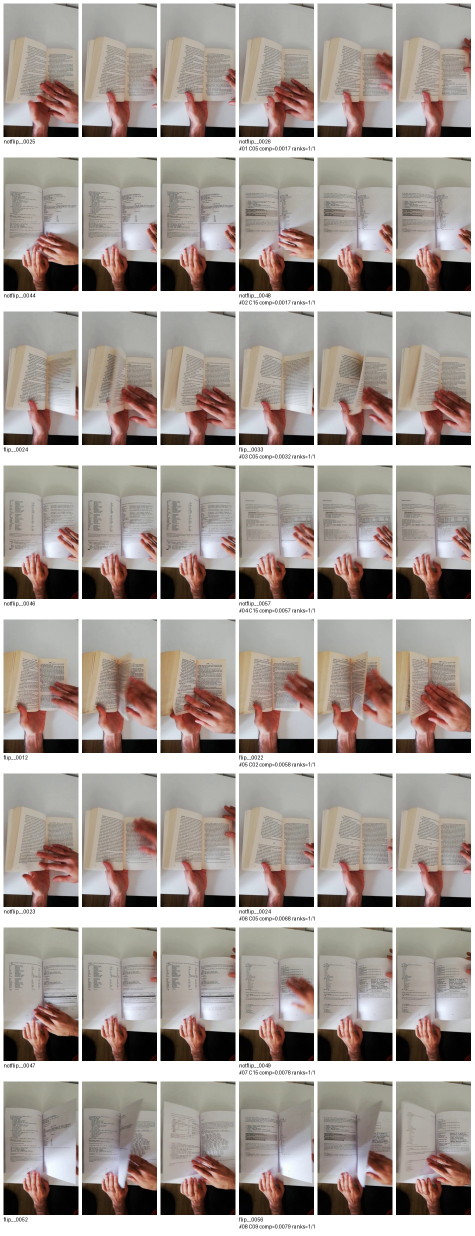
#> input picture raw_session_candidate_review/all_candidates_page_01.jpg, 949 x 2471 px (shown at 1/2 size)
$ python -i original_visual_variability.py   (imports and definitions only)   (older library calls are emulated)
#> lines starting #> are read from the running program, lines starting #| are printed output that depends on the picture
#!/usr/bin/env python3
from __future__ import annotations
import argparse,csv,json
from pathlib import Path
import cv2
import numpy as np

SIZE=(256,455)

def feats(p:Path):
    im=cv2.imread(str(p),cv2.IMREAD_COLOR)
#> im is the input picture: shape (2471, 949, 3); mean B, G, R 151.8, 157.6, 167
    if im is None: raise RuntimeError(f"Unreadable: {p}")
    im=cv2.resize(im,SIZE,interpolation=cv2.INTER_AREA)
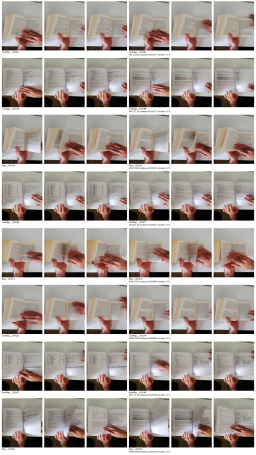
#> im: shape (455, 256, 3); mean B, G, R 151.8, 157.6, 167
    gray=cv2.cvtColor(im,cv2.COLOR_BGR2GRAY)
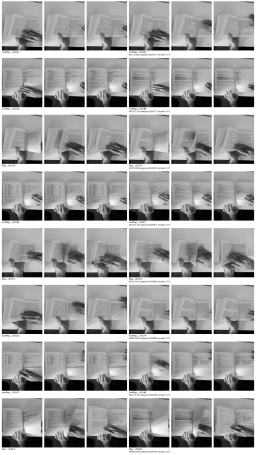
#> gray: shape (455, 256); min 0, max 255, mean 159.7
    hsv=cv2.cvtColor(im,cv2.COLOR_BGR2HSV)
#> hsv: shape (455, 256, 3); mean H, S, V 29.7, 33.6, 167.9
    return {
        "brightness_mean":float(gray.mean()),
        "contrast_std":float(gray.std()),
        "sharpness_laplacian_var":float(cv2.Laplacian(gray,cv2.CV_64F).var()),
        "saturation_mean":float(hsv[:,:,1].mean()),
        "edge_density":float((cv2.Canny(gray,80,160)>0).mean()),
#> (the run stopped early here; a loop or call above may not have finished)

$ run again, on raw_session_candidate_review/all_candidates_page_03.jpg
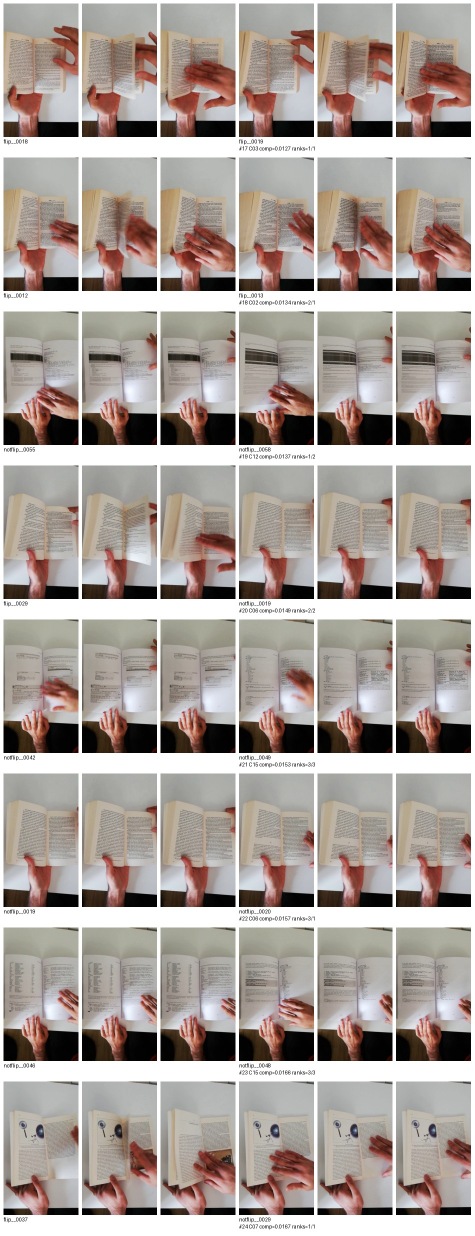
#> input picture raw_session_candidate_review/all_candidates_page_03.jpg, 949 x 2471 px (shown at 1/2 size)
#> in feats, im is the input picture: shape (2471, 949, 3); mean B, G, R 153.1, 158.9, 169
#> in feats, `im=cv2.resize(im,SIZE,interpolation=cv2.INTER_AREA)`:
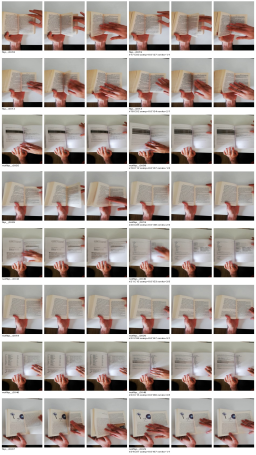
#> im: shape (455, 256, 3); mean B, G, R 153.1, 158.9, 169
#> in feats, `gray=cv2.cvtColor(im,cv2.COLOR_BGR2GRAY)`:
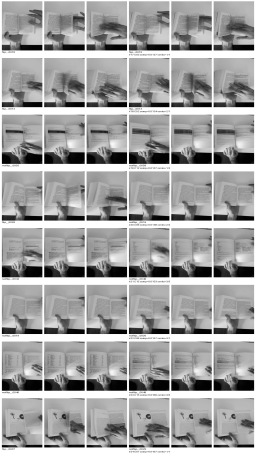
#> gray: shape (455, 256); min 0, max 255, mean 161.3
#> hsv: shape (455, 256, 3); mean H, S, V 30.8, 34.2, 169.9

$ run again, on raw_session_candidate_review/all_candidates_page_04.jpg
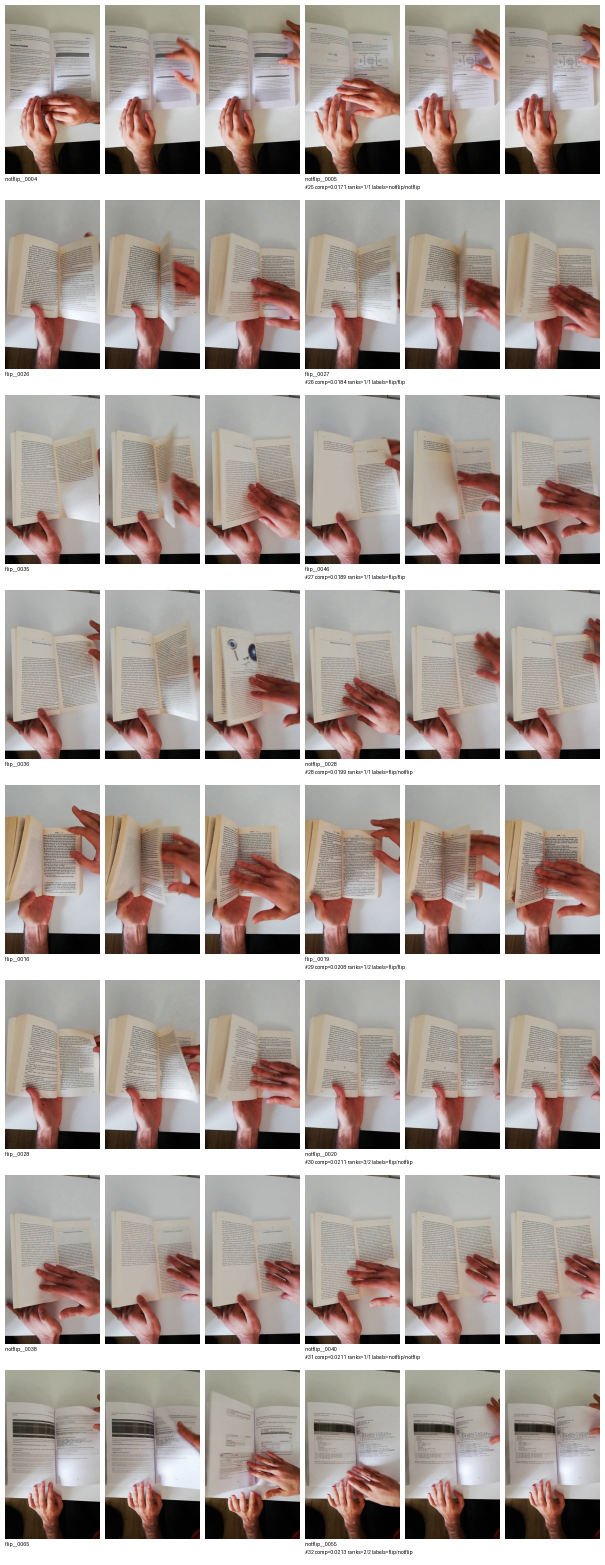
#> input picture raw_session_candidate_review/all_candidates_page_04.jpg, 1210 x 3130 px (shown at 1/2 size)
#> in feats, im is the input picture: shape (3130, 1210, 3); mean B, G, R 156.8, 162.4, 173.2
#> in feats, `im=cv2.resize(im,SIZE,interpolation=cv2.INTER_AREA)`:
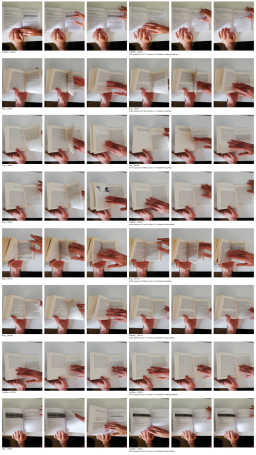
#> im: shape (455, 256, 3); mean B, G, R 156.8, 162.4, 173.2
#> in feats, `gray=cv2.cvtColor(im,cv2.COLOR_BGR2GRAY)`:
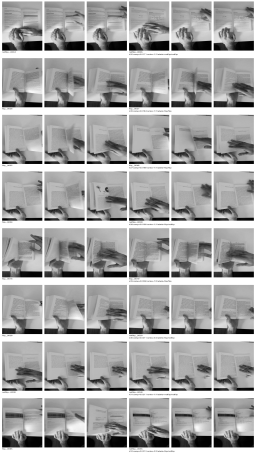
#> gray: shape (455, 256); min 1, max 255, mean 165
#> hsv: shape (455, 256, 3); mean H, S, V 29.9, 33.6, 174.1

$ run again, on raw_session_candidate_review/all_candidates_page_05.jpg
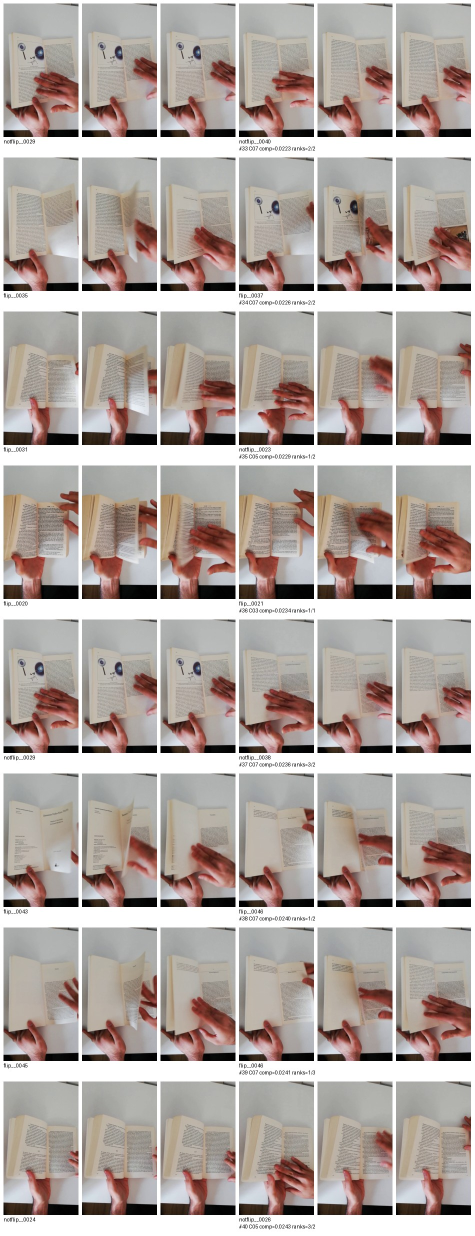
#> input picture raw_session_candidate_review/all_candidates_page_05.jpg, 949 x 2471 px (shown at 1/2 size)
#> in feats, im is the input picture: shape (2471, 949, 3); mean B, G, R 160.5, 165.7, 176.3
#> in feats, `im=cv2.resize(im,SIZE,interpolation=cv2.INTER_AREA)`:
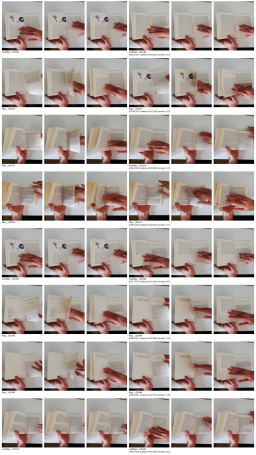
#> im: shape (455, 256, 3); mean B, G, R 160.5, 165.7, 176.3
#> in feats, `gray=cv2.cvtColor(im,cv2.COLOR_BGR2GRAY)`:
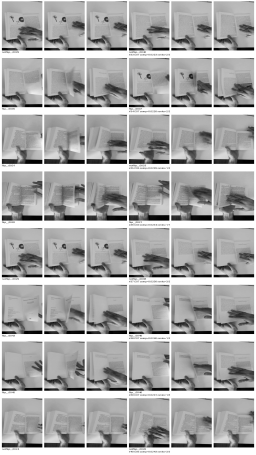
#> gray: shape (455, 256); min 1, max 255, mean 168.2
#> hsv: shape (455, 256, 3); mean H, S, V 32, 31.5, 177.2
